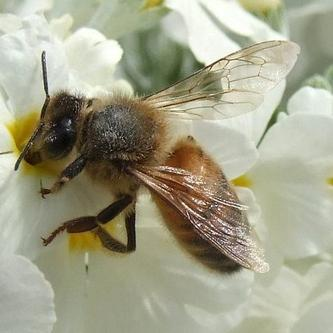
#> input picture Uploads/Bees/'flickr_bumblebee_3984 (1026).jpg, 333 x 333 px, given in place of Colour_Spectrum_Target.png, which was not available
$ python Create_Mosaic.py
#> lines starting #> are read from the running program, lines starting #| are printed output that depends on the picture; pictures that were not available may be replaced by others from this repository, and a replacement may not be noted
#Importing the required libraries
import os
from PIL import Image, ImageOps
import numpy as np

input_images = []
avgs = []

def getRGBAverage(image):
 #Given Image, return average RGB value as triplet
  im = np.array(image)
  sh = im.shape
  if (len(sh) > 2):
    w,h,b = im.shape
    return tuple(np.average(im.reshape(w*h, b), axis=0))
  else:
    return tuple([94.17938659, 96.4187611, 31.38851464])

def splitImage(image, size):
  #split image into m*n small images
  m, n = size
  w, h = int(image.size[0]/n), int(image.size[1]/m)
  imgs = []
  for j in range(m):
    for i in range(n):
      imgs.append(image.crop((i*w, j*h, (i+1)*w, (j+1)*h)))
  return imgs

def getImages(imageDir):
  #get images from a Folder of images
  folder = os.listdir(imageDir)
  images = []
  for file in folder:
    filePath = os.path.abspath(os.path.join(imageDir, file))
    fp = open(filePath, "rb")
    im = Image.open(fp)
    images.append(im)
    # force loading image data from file
    im.load()
    # close the file
    fp.close()
  return images

def findBestMatch(input_avg):
  #return list index of image with closted RGB average
  global avgs
  global input_images
  avg = input_avg

  # get the closest RGB value to input, based on x/y/z distance
  index = 0
  best_index = 0
  best = float("inf")
  for val in avgs:
    if val != []:
      dist = ((val[0] - avg[0])*(val[0] - avg[0]) +
            (val[1] - avg[1])*(val[1] - avg[1]) +
            (val[2] - avg[2])*(val[2] - avg[2]))
      if dist < best:
        best = dist
        best_index = index
    index += 1
  return best_index

def createMosaic(images, dims):
  #create m*n mosaic from list with the chosen small images

  m, n = dims
  width = max([img.size[0] for img in images])
  height = max([img.size[1] for img in images])

  # fill mosaic image with chosen images
  new_mosaic_image = Image.new('RGB', (n*width, m*height))

  for index in range(len(images)):
    row = int(index/n)
    col = index - n*row
    new_mosaic_image.paste(images[index], (col*width, row*height))

  return new_mosaic_image

def main():
  global input_images
  global avgs
  output_images = []

  #Inputs, file names
  target_image = 'Colour_Spectrum_Target.png'
  input_folder = 'Bees'
  output_filename = 'Output.jpg'
  grid_size = (40, 40)

  # read inputs
  target_image = Image.open(target_image)
#> target_image is the input picture: PIL image 333x333 RGB; mean R, G, B 162.6, 161.2, 137.7
  input_images = getImages(input_folder)

   # calculate input image average RGB
  for img in input_images:
    avgs.append(getRGBAverage(img))

  # split target image into smaller images
  target_images = splitImage(target_image, grid_size)
#> after the loop in splitImage, `for j in range(m):`: imgs = 1600 items
#> target_images = 1600 items

  ind = 0
  count = 0
  #for each target image chose the optimal image from input images
  for img in target_images:
    avg = getRGBAverage(img)

    # find match index
    match_index = findBestMatch(avg)
    img_with_border = ImageOps.expand(input_images[match_index],border=10,fill='white')
    output_images.append(img_with_border)
    # user feedback
    if count > 0 and count % 100 == 0:
      print('processed %d so far...' %(count))
    count += 1
    avgs[match_index] = [] #so we dont have doubles of input images
#> this loop made 1600 passes
#> match_index on passes 1 to 3: 0, 2, 1
#> (printed output is left out)
#> pass 1, in main, `img_with_border = ImageOps.expand(input_images[match_index],border=10,..`:
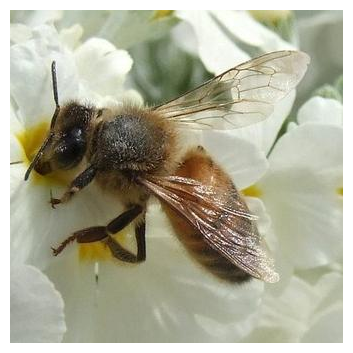
#> img_with_border: PIL image 353x353 RGB; mean R, G, B 172.8, 171.6, 150.6
#> pass 2, in main, `img_with_border = ImageOps.expand(input_images[match_index],border=10,..`:
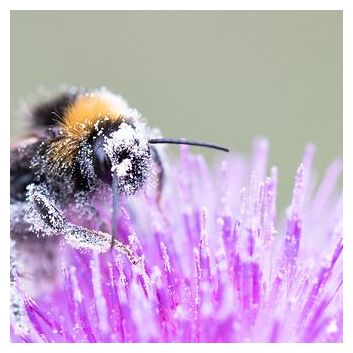
#> img_with_border: PIL image 353x353 RGB; mean R, G, B 198.2, 176.5, 203.1
#> pass 3, in main, `img_with_border = ImageOps.expand(input_images[match_index],border=10,..`:
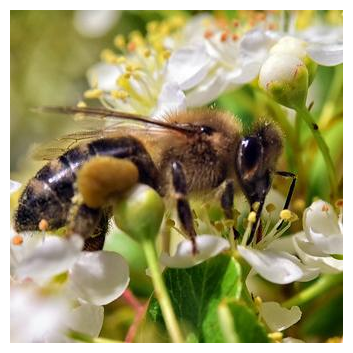
#> img_with_border: PIL image 353x353 RGB; mean R, G, B 156.5, 150.7, 104

  mosaic = createMosaic(output_images, grid_size)
  mosaic.save(output_filename, 'PNG')

if __name__ == '__main__':
  main()
